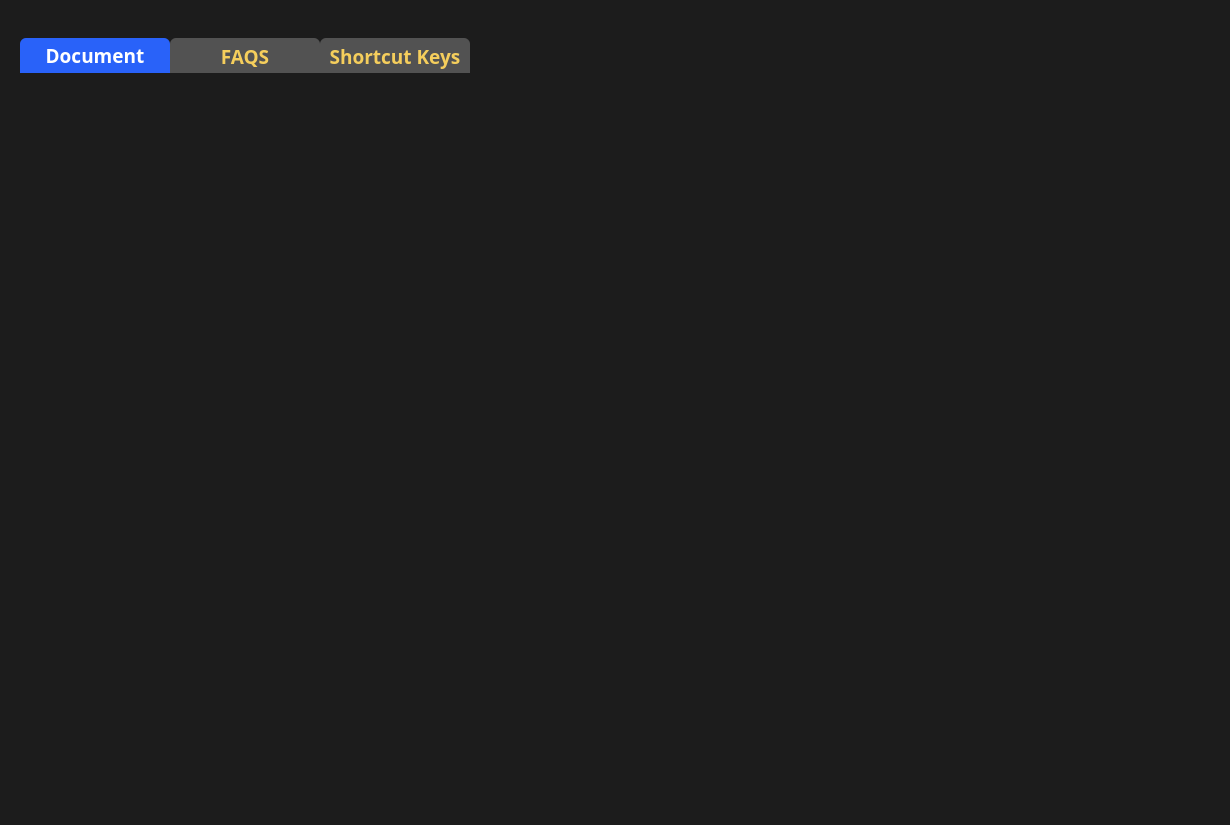
<?xml version="1.0" encoding="UTF-8"?>
<ui version="4.0">
 <class>FgHelpWidget</class>
 <widget class="QWidget" name="FgHelpWidget">
  <property name="geometry">
   <rect>
    <x>0</x>
    <y>0</y>
    <width>1230</width>
    <height>825</height>
   </rect>
  </property>
  <property name="sizePolicy">
   <sizepolicy hsizetype="Expanding" vsizetype="Expanding">
    <horstretch>0</horstretch>
    <verstretch>0</verstretch>
   </sizepolicy>
  </property>
  <property name="minimumSize">
   <size>
    <width>1230</width>
    <height>25</height>
   </size>
  </property>
  <property name="windowTitle">
   <string>Form</string>
  </property>
  <property name="styleSheet">
   <string notr="true">#FgHelpWidget{
	background: #1c1c1c;
}

QWebEngineView
{
	border: none;
}</string>
  </property>
  <layout class="QVBoxLayout" name="verticalLayout_4" stretch="1,20">
   <property name="spacing">
    <number>0</number>
   </property>
   <property name="leftMargin">
    <number>0</number>
   </property>
   <property name="topMargin">
    <number>0</number>
   </property>
   <property name="rightMargin">
    <number>0</number>
   </property>
   <property name="bottomMargin">
    <number>20</number>
   </property>
   <item>
    <widget class="QWidget" name="titleWidget" native="true">
     <property name="sizePolicy">
      <sizepolicy hsizetype="Expanding" vsizetype="Expanding">
       <horstretch>0</horstretch>
       <verstretch>0</verstretch>
      </sizepolicy>
     </property>
     <property name="minimumSize">
      <size>
       <width>0</width>
       <height>25</height>
      </size>
     </property>
     <property name="maximumSize">
      <size>
       <width>16777215</width>
       <height>50</height>
      </size>
     </property>
     <layout class="QVBoxLayout" name="verticalLayout_5">
      <property name="spacing">
       <number>0</number>
      </property>
      <property name="leftMargin">
       <number>0</number>
      </property>
      <property name="topMargin">
       <number>0</number>
      </property>
      <property name="rightMargin">
       <number>0</number>
      </property>
      <property name="bottomMargin">
       <number>0</number>
      </property>
     </layout>
    </widget>
   </item>
   <item>
    <layout class="QHBoxLayout" name="horizontalLayout_3">
     <property name="spacing">
      <number>0</number>
     </property>
     <item>
      <spacer name="horizontalSpacer_5">
       <property name="orientation">
        <enum>Qt::Horizontal</enum>
       </property>
       <property name="sizeType">
        <enum>QSizePolicy::Fixed</enum>
       </property>
       <property name="sizeHint" stdset="0">
        <size>
         <width>20</width>
         <height>20</height>
        </size>
       </property>
      </spacer>
     </item>
     <item>
      <widget class="QTabWidget" name="tabWidget">
       <property name="minimumSize">
        <size>
         <width>1125</width>
         <height>700</height>
        </size>
       </property>
       <property name="font">
        <font>
         <family>微软雅黑</family>
         <pointsize>14</pointsize>
         <weight>75</weight>
         <bold>true</bold>
        </font>
       </property>
       <property name="styleSheet">
        <string notr="true">QTabWidget::pane
{
	background: #1c1c1c;
	border: none;
}

QTabWidget::tab-bar 
{
	alignment: center;
}

QTabBar::tab {
	background:  #525252;
    color:  #f5ce5c;
    width:  150px;
    height: 35px;
  	border-top-left-radius: 6px;
	border-top-right-radius: 6px;
	border: none;
}

QTabBar::tab:selected {
    color: #FFFFFF;
	background: #2962f9;
}

</string>
       </property>
       <property name="currentIndex">
        <number>0</number>
       </property>
       <widget class="QWidget" name="documentWidget">
        <attribute name="title">
         <string>Document</string>
        </attribute>
        <layout class="QVBoxLayout" name="verticalLayout_3">
         <property name="spacing">
          <number>0</number>
         </property>
         <property name="leftMargin">
          <number>0</number>
         </property>
         <property name="topMargin">
          <number>0</number>
         </property>
         <property name="rightMargin">
          <number>0</number>
         </property>
         <property name="bottomMargin">
          <number>0</number>
         </property>
        </layout>
       </widget>
       <widget class="QWidget" name="faqsWidget">
        <attribute name="title">
         <string>FAQS</string>
        </attribute>
        <layout class="QVBoxLayout" name="verticalLayout_2">
         <property name="spacing">
          <number>0</number>
         </property>
         <property name="leftMargin">
          <number>0</number>
         </property>
         <property name="topMargin">
          <number>0</number>
         </property>
         <property name="rightMargin">
          <number>0</number>
         </property>
         <property name="bottomMargin">
          <number>0</number>
         </property>
        </layout>
       </widget>
       <widget class="QWidget" name="shortcutKeysWidget">
        <property name="styleSheet">
         <string notr="true">QWidget{
	background-color:#3f3f3f;
}</string>
        </property>
        <attribute name="title">
         <string>Shortcut Keys</string>
        </attribute>
        <layout class="QVBoxLayout" name="verticalLayout">
         <item>
          <spacer name="verticalSpacer_2">
           <property name="orientation">
            <enum>Qt::Vertical</enum>
           </property>
           <property name="sizeType">
            <enum>QSizePolicy::Fixed</enum>
           </property>
           <property name="sizeHint" stdset="0">
            <size>
             <width>20</width>
             <height>20</height>
            </size>
           </property>
          </spacer>
         </item>
         <item>
          <layout class="QHBoxLayout" name="horizontalLayout_2">
           <item>
            <spacer name="horizontalSpacer">
             <property name="orientation">
              <enum>Qt::Horizontal</enum>
             </property>
             <property name="sizeType">
              <enum>QSizePolicy::Preferred</enum>
             </property>
             <property name="sizeHint" stdset="0">
              <size>
               <width>40</width>
               <height>20</height>
              </size>
             </property>
            </spacer>
           </item>
           <item>
            <widget class="QTableWidget" name="shortcutTableWidget">
             <property name="minimumSize">
              <size>
               <width>300</width>
               <height>300</height>
              </size>
             </property>
             <property name="font">
              <font>
               <family>微软雅黑</family>
               <pointsize>-1</pointsize>
              </font>
             </property>
             <property name="focusPolicy">
              <enum>Qt::NoFocus</enum>
             </property>
             <property name="styleSheet">
              <string notr="true">#shortcutKeysTableWidget
{
	background: transparent;
	border: none;
}

QHeaderView
{
    background: #1C1C1C;  
}

QHeaderView::section
{       
    color: #FFFFFF;                 
 
    background: #1C1C1C;         
    border: none;                   
    text-align: center;  
 
    min-height: 35px;               
    max-height: 35px;   
	font-size:14px;                       
}
 
QTableWidget                 
{
    background:  #303030; 
	alternate-background-color: #262626;         
    border: none;                  

    color: #F0F0F0;
	font-size:14px;           
}
 
QTableWidget::item                
{
    border:  none ; 
}
</string>
             </property>
             <property name="verticalScrollBarPolicy">
              <enum>Qt::ScrollBarAsNeeded</enum>
             </property>
             <property name="horizontalScrollBarPolicy">
              <enum>Qt::ScrollBarAlwaysOff</enum>
             </property>
             <property name="editTriggers">
              <set>QAbstractItemView::NoEditTriggers</set>
             </property>
             <property name="alternatingRowColors">
              <bool>true</bool>
             </property>
             <property name="selectionMode">
              <enum>QAbstractItemView::NoSelection</enum>
             </property>
             <property name="selectionBehavior">
              <enum>QAbstractItemView::SelectRows</enum>
             </property>
             <property name="showGrid">
              <bool>false</bool>
             </property>
             <property name="gridStyle">
              <enum>Qt::SolidLine</enum>
             </property>
             <property name="wordWrap">
              <bool>true</bool>
             </property>
             <property name="rowCount">
              <number>0</number>
             </property>
             <column>
              <property name="text">
               <string>Shortcut</string>
              </property>
             </column>
             <column>
              <property name="text">
               <string>Command</string>
              </property>
             </column>
            </widget>
           </item>
           <item>
            <spacer name="horizontalSpacer_2">
             <property name="orientation">
              <enum>Qt::Horizontal</enum>
             </property>
             <property name="sizeType">
              <enum>QSizePolicy::Preferred</enum>
             </property>
             <property name="sizeHint" stdset="0">
              <size>
               <width>40</width>
               <height>20</height>
              </size>
             </property>
            </spacer>
           </item>
          </layout>
         </item>
         <item>
          <layout class="QHBoxLayout" name="horizontalLayout">
           <item>
            <spacer name="horizontalSpacer_3">
             <property name="orientation">
              <enum>Qt::Horizontal</enum>
             </property>
             <property name="sizeHint" stdset="0">
              <size>
               <width>40</width>
               <height>20</height>
              </size>
             </property>
            </spacer>
           </item>
           <item>
            <widget class="QPushButton" name="prevPushButton">
             <property name="minimumSize">
              <size>
               <width>75</width>
               <height>25</height>
              </size>
             </property>
             <property name="font">
              <font>
               <pointsize>12</pointsize>
              </font>
             </property>
             <property name="styleSheet">
              <string notr="true">QPushButton{
background-color:#FFFFFF;
border:2px solid #FFFFFF;
border-radius:2px;
color:#999999
}

QPushButton:hover{
	background-color: #FFFFFF;
border:1px solid #2962f9;
	border-radius:2px;
}
</string>
             </property>
             <property name="text">
              <string>Prev</string>
             </property>
            </widget>
           </item>
           <item>
            <widget class="QPushButton" name="nextPushButton">
             <property name="minimumSize">
              <size>
               <width>75</width>
               <height>25</height>
              </size>
             </property>
             <property name="font">
              <font>
               <pointsize>12</pointsize>
              </font>
             </property>
             <property name="styleSheet">
              <string notr="true">QPushButton{
background-color:#FFFFFF;
border:2px solid #FFFFFF;
	border-radius:2px;
color:#999999
}

QPushButton:hover{
	background-color: #FFFFFF;
border:1px solid #2962f9;
	border-radius:2px;

}
</string>
             </property>
             <property name="text">
              <string>Next</string>
             </property>
            </widget>
           </item>
           <item>
            <spacer name="horizontalSpacer_4">
             <property name="orientation">
              <enum>Qt::Horizontal</enum>
             </property>
             <property name="sizeHint" stdset="0">
              <size>
               <width>40</width>
               <height>20</height>
              </size>
             </property>
            </spacer>
           </item>
          </layout>
         </item>
         <item>
          <spacer name="verticalSpacer">
           <property name="orientation">
            <enum>Qt::Vertical</enum>
           </property>
           <property name="sizeType">
            <enum>QSizePolicy::Preferred</enum>
           </property>
           <property name="sizeHint" stdset="0">
            <size>
             <width>20</width>
             <height>20</height>
            </size>
           </property>
          </spacer>
         </item>
        </layout>
       </widget>
      </widget>
     </item>
     <item>
      <spacer name="horizontalSpacer_6">
       <property name="orientation">
        <enum>Qt::Horizontal</enum>
       </property>
       <property name="sizeType">
        <enum>QSizePolicy::Fixed</enum>
       </property>
       <property name="sizeHint" stdset="0">
        <size>
         <width>20</width>
         <height>20</height>
        </size>
       </property>
      </spacer>
     </item>
    </layout>
   </item>
  </layout>
 </widget>
 <resources>
  <include location="FgHelpWindow.qrc"/>
 </resources>
 <connections/>
</ui>
